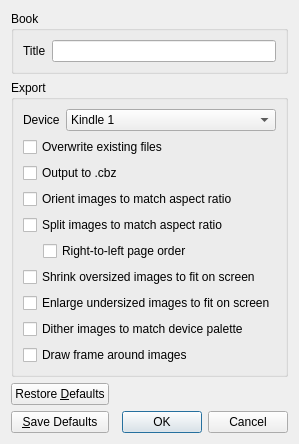
<?xml version="1.0" encoding="UTF-8"?>
<ui version="4.0">
 <class>DialogOptions</class>
 <widget class="QDialog" name="DialogOptions">
  <property name="geometry">
   <rect>
    <x>0</x>
    <y>0</y>
    <width>333</width>
    <height>475</height>
   </rect>
  </property>
  <property name="sizePolicy">
   <sizepolicy hsizetype="Expanding" vsizetype="Expanding">
    <horstretch>0</horstretch>
    <verstretch>0</verstretch>
   </sizepolicy>
  </property>
  <property name="windowTitle">
   <string>Options</string>
  </property>
  <layout class="QVBoxLayout" name="verticalLayout_4">
   <property name="sizeConstraint">
    <enum>QLayout::SetFixedSize</enum>
   </property>
   <item>
    <widget class="QGroupBox" name="groupBox">
     <property name="title">
      <string>Book</string>
     </property>
     <property name="flat">
      <bool>false</bool>
     </property>
     <layout class="QFormLayout" name="formLayout">
      <property name="fieldGrowthPolicy">
       <enum>QFormLayout::AllNonFixedFieldsGrow</enum>
      </property>
      <item row="0" column="0">
       <widget class="QLabel" name="label">
        <property name="text">
         <string>Title</string>
        </property>
       </widget>
      </item>
      <item row="0" column="1">
       <widget class="QLineEdit" name="lineEditTitle"/>
      </item>
     </layout>
    </widget>
   </item>
   <item>
    <widget class="QGroupBox" name="groupBox_2">
     <property name="title">
      <string>Export</string>
     </property>
     <layout class="QVBoxLayout" name="verticalLayout_2">
      <item>
       <layout class="QFormLayout" name="formLayout_2">
        <item row="0" column="0">
         <widget class="QLabel" name="label_2">
          <property name="text">
           <string>Device</string>
          </property>
         </widget>
        </item>
        <item row="0" column="1">
         <widget class="QComboBox" name="comboBoxDevice">
          <item>
           <property name="text">
            <string>Kindle 1</string>
           </property>
          </item>
          <item>
           <property name="text">
            <string>Kindle 2</string>
           </property>
          </item>
          <item>
           <property name="text">
            <string>Kindle 3</string>
           </property>
          </item>
          <item>
           <property name="text">
            <string>Kindle DX</string>
           </property>
          </item>
          <item>
           <property name="text">
            <string>Kindle DXG</string>
           </property>
          </item>
          <item>
           <property name="text">
            <string>nook</string>
           </property>
          </item>
          <item>
           <property name="text">
            <string>nook color</string>
           </property>
          </item>
         </widget>
        </item>
       </layout>
      </item>
      <item>
       <widget class="QCheckBox" name="checkboxOverwrite">
        <property name="enabled">
         <bool>true</bool>
        </property>
        <property name="text">
         <string>Overwrite existing files</string>
        </property>
       </widget>
      </item>
      <item>
       <widget class="QCheckBox" name="checkboxCBZ">
        <property name="toolTip">
         <string>Don't output the converted images to a directory, but instead store them in a single .cbz archive.</string>
        </property>
        <property name="text">
         <string>Output to .cbz</string>
        </property>
       </widget>
      </item>
      <item>
       <widget class="QCheckBox" name="checkboxOrient">
        <property name="toolTip">
         <string>If an image has an aspect ratio too wide for the device's screen, rotate it 90 degrees to fit the device's aspect ratio.

Note: This cannot be enabled simultaneously with &quot;Split images to match aspect ratio.&quot;</string>
        </property>
        <property name="text">
         <string>Orient images to match aspect ratio</string>
        </property>
        <property name="autoExclusive">
         <bool>false</bool>
        </property>
       </widget>
      </item>
      <item>
       <widget class="QCheckBox" name="checkboxSplit">
        <property name="toolTip">
         <string>If an image has an aspect ratio too wide for the device's screen, split it evenly into 2 (or 3, or 4, etc.) images that fit the device's aspect ratio.

Note: This cannot be enabled simultaneously with &quot;Orient images to match aspect ratio.&quot;</string>
        </property>
        <property name="text">
         <string>Split images to match aspect ratio</string>
        </property>
        <property name="autoExclusive">
         <bool>false</bool>
        </property>
       </widget>
      </item>
      <item>
       <layout class="QHBoxLayout" name="horizontalLayout">
        <item>
         <spacer name="horizontalSpacer_2">
          <property name="orientation">
           <enum>Qt::Horizontal</enum>
          </property>
          <property name="sizeType">
           <enum>QSizePolicy::Fixed</enum>
          </property>
          <property name="sizeHint" stdset="0">
           <size>
            <width>20</width>
            <height>20</height>
           </size>
          </property>
         </spacer>
        </item>
        <item>
         <widget class="QCheckBox" name="checkboxRightToLeft">
          <property name="text">
           <string>Right-to-left page order</string>
          </property>
         </widget>
        </item>
       </layout>
      </item>
      <item>
       <widget class="QCheckBox" name="checkboxShrink">
        <property name="text">
         <string>Shrink oversized images to fit on screen</string>
        </property>
       </widget>
      </item>
      <item>
       <widget class="QCheckBox" name="checkboxEnlarge">
        <property name="text">
         <string>Enlarge undersized images to fit on screen</string>
        </property>
       </widget>
      </item>
      <item>
       <widget class="QCheckBox" name="checkboxQuantize">
        <property name="text">
         <string>Dither images to match device palette</string>
        </property>
       </widget>
      </item>
      <item>
       <widget class="QCheckBox" name="checkboxFrame">
        <property name="text">
         <string>Draw frame around images</string>
        </property>
       </widget>
      </item>
     </layout>
    </widget>
   </item>
   <item>
    <spacer name="verticalSpacer">
     <property name="orientation">
      <enum>Qt::Vertical</enum>
     </property>
     <property name="sizeHint" stdset="0">
      <size>
       <width>20</width>
       <height>0</height>
      </size>
     </property>
    </spacer>
   </item>
   <item>
    <layout class="QHBoxLayout" name="horizontalLayout_2">
     <item>
      <layout class="QVBoxLayout" name="verticalLayout">
       <item>
        <spacer name="verticalSpacer_3">
         <property name="orientation">
          <enum>Qt::Vertical</enum>
         </property>
         <property name="sizeHint" stdset="0">
          <size>
           <width>0</width>
           <height>0</height>
          </size>
         </property>
        </spacer>
       </item>
       <item>
        <widget class="QPushButton" name="restoreDefaults">
         <property name="text">
          <string>Restore &amp;Defaults</string>
         </property>
        </widget>
       </item>
       <item>
        <widget class="QPushButton" name="saveDefaults">
         <property name="text">
          <string>&amp;Save Defaults</string>
         </property>
        </widget>
       </item>
      </layout>
     </item>
     <item>
      <spacer name="horizontalSpacer">
       <property name="orientation">
        <enum>Qt::Horizontal</enum>
       </property>
       <property name="sizeHint" stdset="0">
        <size>
         <width>0</width>
         <height>0</height>
        </size>
       </property>
      </spacer>
     </item>
     <item>
      <layout class="QVBoxLayout" name="verticalLayout_3">
       <item>
        <spacer name="verticalSpacer_2">
         <property name="orientation">
          <enum>Qt::Vertical</enum>
         </property>
         <property name="sizeHint" stdset="0">
          <size>
           <width>0</width>
           <height>0</height>
          </size>
         </property>
        </spacer>
       </item>
       <item>
        <widget class="QDialogButtonBox" name="buttonBox">
         <property name="orientation">
          <enum>Qt::Horizontal</enum>
         </property>
         <property name="standardButtons">
          <set>QDialogButtonBox::Cancel|QDialogButtonBox::Ok</set>
         </property>
         <property name="centerButtons">
          <bool>false</bool>
         </property>
        </widget>
       </item>
      </layout>
     </item>
    </layout>
   </item>
  </layout>
 </widget>
 <tabstops>
  <tabstop>lineEditTitle</tabstop>
  <tabstop>comboBoxDevice</tabstop>
  <tabstop>checkboxOverwrite</tabstop>
  <tabstop>checkboxCBZ</tabstop>
  <tabstop>checkboxOrient</tabstop>
  <tabstop>checkboxSplit</tabstop>
  <tabstop>checkboxRightToLeft</tabstop>
  <tabstop>checkboxShrink</tabstop>
  <tabstop>checkboxEnlarge</tabstop>
  <tabstop>checkboxQuantize</tabstop>
  <tabstop>checkboxFrame</tabstop>
  <tabstop>restoreDefaults</tabstop>
  <tabstop>saveDefaults</tabstop>
  <tabstop>buttonBox</tabstop>
 </tabstops>
 <resources/>
 <connections>
  <connection>
   <sender>buttonBox</sender>
   <signal>accepted()</signal>
   <receiver>DialogOptions</receiver>
   <slot>accept()</slot>
   <hints>
    <hint type="sourcelabel">
     <x>321</x>
     <y>463</y>
    </hint>
    <hint type="destinationlabel">
     <x>157</x>
     <y>274</y>
    </hint>
   </hints>
  </connection>
  <connection>
   <sender>buttonBox</sender>
   <signal>rejected()</signal>
   <receiver>DialogOptions</receiver>
   <slot>reject()</slot>
   <hints>
    <hint type="sourcelabel">
     <x>321</x>
     <y>463</y>
    </hint>
    <hint type="destinationlabel">
     <x>286</x>
     <y>274</y>
    </hint>
   </hints>
  </connection>
  <connection>
   <sender>restoreDefaults</sender>
   <signal>clicked()</signal>
   <receiver>DialogOptions</receiver>
   <slot>restore_defaults()</slot>
   <hints>
    <hint type="sourcelabel">
     <x>59</x>
     <y>430</y>
    </hint>
    <hint type="destinationlabel">
     <x>121</x>
     <y>361</y>
    </hint>
   </hints>
  </connection>
  <connection>
   <sender>saveDefaults</sender>
   <signal>clicked()</signal>
   <receiver>DialogOptions</receiver>
   <slot>save_defaults()</slot>
   <hints>
    <hint type="sourcelabel">
     <x>107</x>
     <y>463</y>
    </hint>
    <hint type="destinationlabel">
     <x>199</x>
     <y>361</y>
    </hint>
   </hints>
  </connection>
  <connection>
   <sender>checkboxOrient</sender>
   <signal>stateChanged(int)</signal>
   <receiver>DialogOptions</receiver>
   <slot>orient_changed(int)</slot>
   <hints>
    <hint type="sourcelabel">
     <x>170</x>
     <y>198</y>
    </hint>
    <hint type="destinationlabel">
     <x>166</x>
     <y>222</y>
    </hint>
   </hints>
  </connection>
  <connection>
   <sender>checkboxSplit</sender>
   <signal>stateChanged(int)</signal>
   <receiver>DialogOptions</receiver>
   <slot>split_changed(int)</slot>
   <hints>
    <hint type="sourcelabel">
     <x>170</x>
     <y>225</y>
    </hint>
    <hint type="destinationlabel">
     <x>166</x>
     <y>222</y>
    </hint>
   </hints>
  </connection>
  <connection>
   <sender>checkboxCBZ</sender>
   <signal>stateChanged(int)</signal>
   <receiver>DialogOptions</receiver>
   <slot>cbz_changed(int)</slot>
   <hints>
    <hint type="sourcelabel">
     <x>170</x>
     <y>171</y>
    </hint>
    <hint type="destinationlabel">
     <x>166</x>
     <y>222</y>
    </hint>
   </hints>
  </connection>
 </connections>
 <slots>
  <slot>save_defaults()</slot>
  <slot>restore_defaults()</slot>
  <slot>cbz_changed(int)</slot>
  <slot>orient_changed(int)</slot>
  <slot>split_changed(int)</slot>
 </slots>
</ui>
